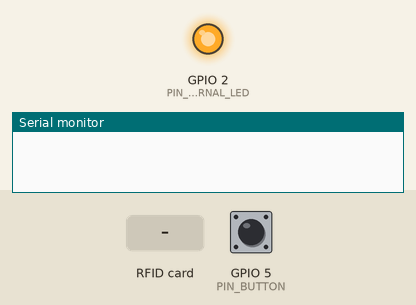
The sketch below on a simulated ESP8266 (NodeMCU). Parts: output pins drawn as LEDs (lit = HIGH), the last lines printed to the serial monitor. The test bench sets the inputs (shaded band); at power-on: GPIO 5 (PIN_BUTTON) LOW. WiFi joins after 1.5 s; servers stay silent unless stated; EEPROM starts erased.

Above: at 3.0 s.
3.1 s: GPIO 5 (PIN_BUTTON) pulled HIGH for 0.15 s
At 3.6 s:
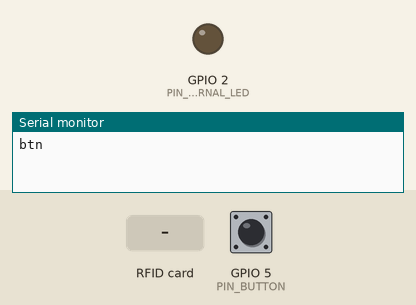
4.7 s: RFID card 5E 7A 19 C4 held to the reader
Timing chart, 0 to 7.7 s (numbered marks = the images above; inputs shaded):
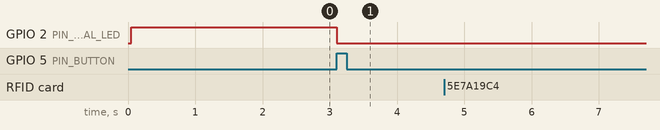

The sketch:

rfid.ino
```cpp
// (licence header left out)
/* Comment this out to disable prints and save space */
#define BLYNK_PRINT Serial


#include <ESP8266WiFi.h>
#include <EEPROM.h>
#include <BlynkSimpleEsp8266.h>
#include <SPI.h>
#include <MFRC522.h>

#define VPIN_RFID V80 //virtual pin for sending UID
#define VPIN_GET_STATE V81 //virtual pin only for getting security state
#define VPIN_ONLINE V89 //virtual pin for checking if module is online
#define VPIN_WIFI V1 //virtual pin for getting new ssid and password
#define VPIN_SECURITY V10 //virtual pin with security system status (0/1)
#define PIN_BUTTON 5 //D1 button for turning on security system
#define PIN_INTERNAL_LED 2 //D4 LED on for security on, LED off for security off
#define PIN_SS 15 //slave select (SPI)
#define PIN_RST 4 //for RFID reader
#define WIFI_MAX_LEN 30

// You should get Auth Token in the Blynk App.
// Go to the Project Settings (nut icon).
char auth[] = "put your blynk authentification token here"; //TODO


BlynkTimer timer;

MFRC522 rfid(PIN_SS, PIN_RST);

WidgetBridge bridgeRFID(VPIN_RFID);
WidgetBridge bridgeSecurity(VPIN_SECURITY);
WidgetBridge bridgeOnline(VPIN_ONLINE);


typedef struct{
  char ssid[WIFI_MAX_LEN];
  char pswd[WIFI_MAX_LEN];
} Wifi;

//function inspired by example ReadNUID from MFRC522.h library. Online: https://github.com/miguelbalboa/rfid/blob/master/examples/ReadNUID/ReadNUID.ino
void readRFID()
{
  // Reset the loop if no new card present on the sensor/reader. This saves the entire process when idle.
  if ( ! rfid.PICC_IsNewCardPresent())
    return;

  // Verify if the NUID has been readed
  if ( ! rfid.PICC_ReadCardSerial())
    return;


  Serial.println(F("The NUID tag is:"));
  Serial.print(F("In hex: "));
  Serial.println(UIDToString(rfid.uid.uidByte, rfid.uid.size));
  bridgeRFID.virtualWrite(VPIN_RFID, UIDToString(rfid.uid.uidByte, rfid.uid.size));

  // Halt PICC
  rfid.PICC_HaltA();

  // Stop encryption on PCD
  rfid.PCD_StopCrypto1();
}


String UIDToString(byte *buffer, byte bufferSize)
{
  String res = String(buffer[0]);
  for (byte i = 1; i < bufferSize; i++)
  {
    res += " " + String(buffer[i]);
  }
  return res;
}

void ICACHE_RAM_ATTR onButtonClick()
{
    Serial.println("btn");
    digitalWrite(PIN_INTERNAL_LED, 0);
    bridgeSecurity.virtualWrite(VPIN_SECURITY, 1);
}

BLYNK_WRITE(VPIN_GET_STATE)
{
  digitalWrite(PIN_INTERNAL_LED, !param[0].asInt());
}

BLYNK_WRITE(VPIN_ONLINE) //receive request
{
  bridgeOnline.virtualWrite(VPIN_ONLINE, 1); //confirm this module is online
}

void checkConnection() //if Blynk connection stops working, restarts module -> connects to new wifi
{
  if (Blynk.connected())
  {
    Serial.println("Puvodni Wifi stale pripojena");
    return;
  }
  Serial.println("Puvodni pripojeni prestalo fungovat, restartuji modul.");
  ESP.restart();
}

BLYNK_WRITE(VPIN_WIFI) //receive new ssid and password
{
    Wifi newWifi;
    strncpy(newWifi.ssid, param[0].asStr(), WIFI_MAX_LEN);
    strncpy(newWifi.pswd, param[1].asStr(), WIFI_MAX_LEN);

    EEPROM.begin(512);
    EEPROM.put(0, newWifi);
    if(EEPROM.commit())
        Serial.println("ulozeny nove udaje k wifi");
    else
        Serial.println("nepovedlo se ulozit nove udaje k wifi!");

    EEPROM.end();

    timer.setInterval(1000*30, checkConnection); //every 30s check connection
}

BLYNK_CONNECTED()
{
  bridgeRFID.setAuthToken(auth);
  bridgeOnline.setAuthToken(auth);
  bridgeSecurity.setAuthToken(auth);
}

void setup()
{
  // Debug console
  Serial.begin(9600);
  SPI.begin(); // Init SPI bus
  rfid.PCD_Init(); // Init MFRC522

  pinMode(PIN_INTERNAL_LED, OUTPUT);
  digitalWrite(PIN_INTERNAL_LED, 1);
  pinMode(PIN_BUTTON, INPUT);
  attachInterrupt(digitalPinToInterrupt(PIN_BUTTON), onButtonClick, RISING);

  Wifi wifi;
  EEPROM.begin(512);
  EEPROM.get(0, wifi); //load ssid and password from permanent memory on address 0
  EEPROM.end();

  Blynk.begin(auth, wifi.ssid, wifi.pswd);
  // You can also specify server:
  //Blynk.begin(auth, ssid, pass, "blynk-cloud.com", 80);
  //Blynk.begin(auth, ssid, pass, IPAddress(192,168,1,100), 8080);
}

void loop()
{
  Blynk.run();
  timer.run();
  readRFID();
}
```

Measured:
- after the input at 3.1 s, GPIO 2 (PIN_INTERNAL_LED): HIGH → LOW at once
